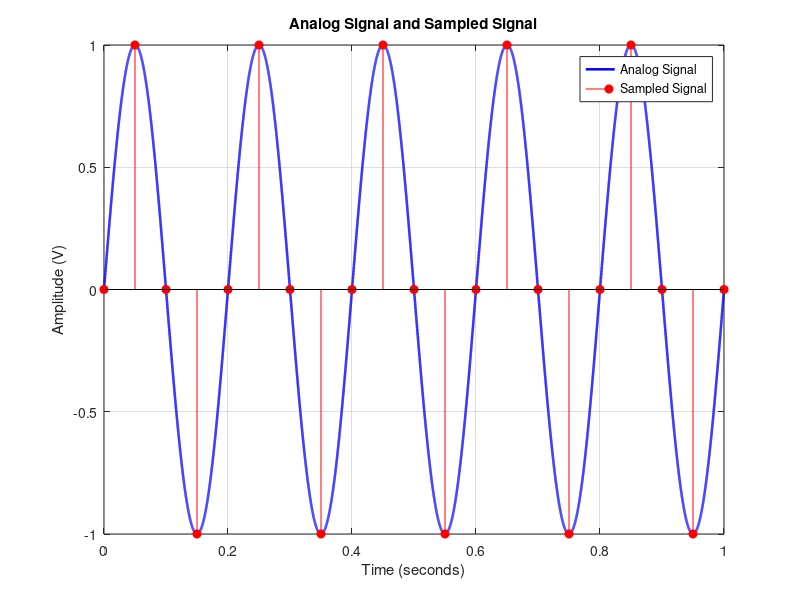
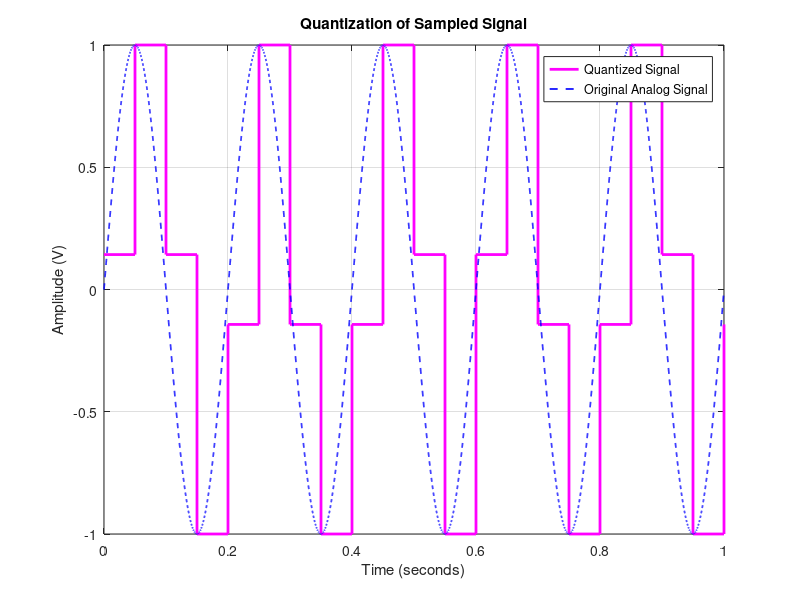
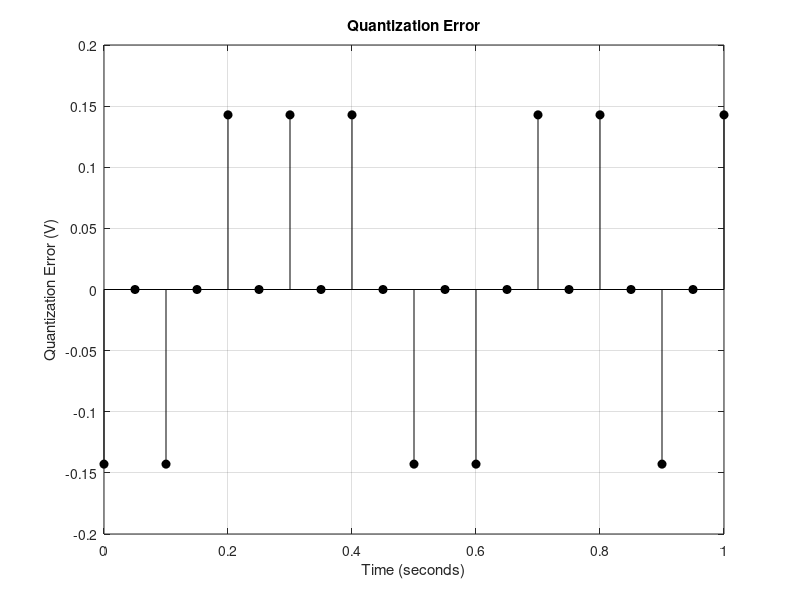

Recreate these plots in MATLAB, in order.

clc;
clear;
close all;

%% SIGNAL DIGITIZATION SIMULATION

% Original analog signal
t = 0:0.0001:1;
f = 5;
analog_signal = sin(2*pi*f*t);

% Sampling parameters
Fs = 20;                 % Sampling frequency
Ts = 1/Fs;
t_sample = 0:Ts:1;

% Sample the analog signal
sampled_signal = sin(2*pi*f*t_sample);

% Quantization parameters
n_bits = 3;
levels = 2^n_bits;

Vmin = -1;
Vmax = 1;

step_size = (Vmax - Vmin)/(levels-1);

% Quantization
quantized_signal = round((sampled_signal - Vmin) ...
    / step_size) * step_size + Vmin;

% Limit values to the quantization range
quantized_signal = max(min(quantized_signal,Vmax),Vmin);

% Quantization error
quantization_error = sampled_signal - quantized_signal;

%% Display results
fprintf('SIGNAL DIGITIZATION SIMULATION\n\n');

fprintf('Analog signal frequency: %.2f Hz\n',f);
fprintf('Sampling frequency: %.2f Hz\n',Fs);
fprintf('Sampling interval: %.4f seconds\n',Ts);
fprintf('Quantization bits: %d\n',n_bits);
fprintf('Quantization levels: %d\n',levels);
fprintf('Quantization step size: %.4f V\n\n',step_size);

fprintf('Time(s)   Sampled(V)   Quantized(V)   Error(V)\n');

for i = 1:length(t_sample)
    fprintf('%.2f      %8.4f      %8.4f      %8.4f\n', ...
        t_sample(i), sampled_signal(i), ...
        quantized_signal(i), quantization_error(i));
end

%% Graph 1: Analog and sampled signal
figure;

plot(t,analog_signal,'b','LineWidth',1.8);
hold on;

stem(t_sample,sampled_signal,'r','filled');

xlabel('Time (seconds)');
ylabel('Amplitude (V)');
title('Analog Signal and Sampled Signal');

legend('Analog Signal','Sampled Signal');
grid on;

%% Graph 2: Quantized signal
figure;

stairs(t_sample,quantized_signal,'m','LineWidth',2);
hold on;

plot(t,analog_signal,'b--','LineWidth',1.2);

xlabel('Time (seconds)');
ylabel('Amplitude (V)');
title('Quantization of Sampled Signal');

legend('Quantized Signal','Original Analog Signal');
grid on;

%% Graph 3: Quantization error
figure;

stem(t_sample,quantization_error,'k','filled');

xlabel('Time (seconds)');
ylabel('Quantization Error (V)');
title('Quantization Error');

grid on;

%% Summary
fprintf('\nSimulation completed successfully.\n');
fprintf('Maximum absolute quantization error: %.4f V\n', ...
    max(abs(quantization_error)));
